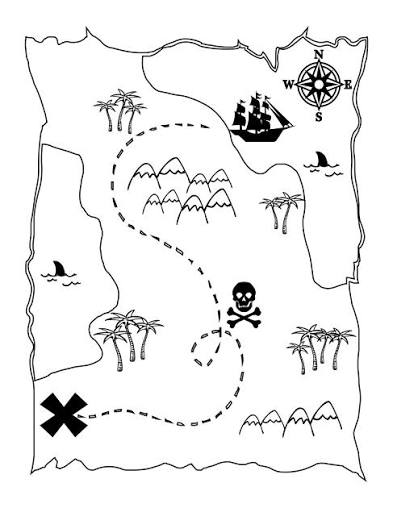
#> input picture Labs/Lab3/map.jpg, 393 x 508 px
$ python task4.py
#> lines starting #> are read from the running program, lines starting #| are printed output that depends on the picture
import cv2
import numpy as np
import matplotlib.pyplot as plt

image = cv2.imread("map.jpg")
#> image is the input picture: shape (508, 393, 3); min 0, max 255, mean 238.7

if image is None:
    print("Error: map.jpg not found")
else:
    height, width = image.shape[:2]
#> height = 508; width = 393

    # ---------- Step 1: prove a 2x2 cannot translate ----------
    A = np.float32([
        [1, 0],
        [0, 1]
    ])
    origin = np.float32([0, 0])
    print("2x2 matrix times the origin:", A.dot(origin))
    print("-> always (0,0), so translation is impossible with 2x2\n")

    # ---------- Step 2: how far to slide ----------
    tx = 150   # X is 150 px to the left, so push right
    ty = 80    # X is 80 px up, so push down

    # ---------- Step 3: upgrade to a 3x3 homogeneous matrix ----------
    H = np.float32([
        [1, 0, tx],
        [0, 1, ty],
        [0, 0, 1]
    ])
    print("3x3 translation matrix:\n", H)

    # ---------- Step 4: check it on a sample point ----------
    point = np.float32([100, 100, 1])   # the dummy 1 makes this work
    print("\nPoint (100,100) moves to:", H.dot(point)[:2])

    # ---------- Step 5: warpAffine only needs the top two rows ----------
    M = H[:2, :]
    print("\nSliced 2x3 matrix for warpAffine:\n", M)

    translated = cv2.warpAffine(image, M, (width, height))
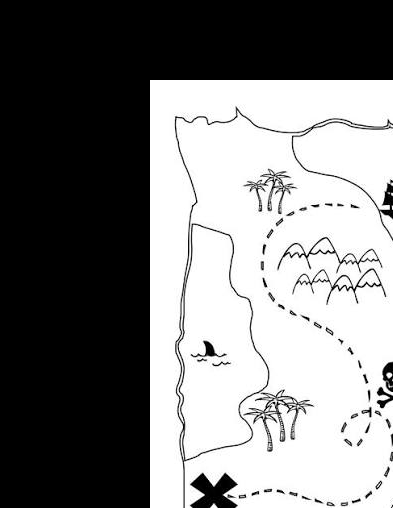
#> translated: shape (508, 393, 3); min 0, max 255, mean 124.6

    plt.figure(figsize=(12, 5))

    plt.subplot(1, 2, 1)
    plt.imshow(cv2.cvtColor(image, cv2.COLOR_BGR2RGB))
    plt.title("Before: Misaligned Map")
    plt.axis("off")

    plt.subplot(1, 2, 2)
    plt.imshow(cv2.cvtColor(translated, cv2.COLOR_BGR2RGB))
    plt.title("After: Translation (150, 80)")
    plt.axis("off")

    plt.tight_layout()
    plt.show()
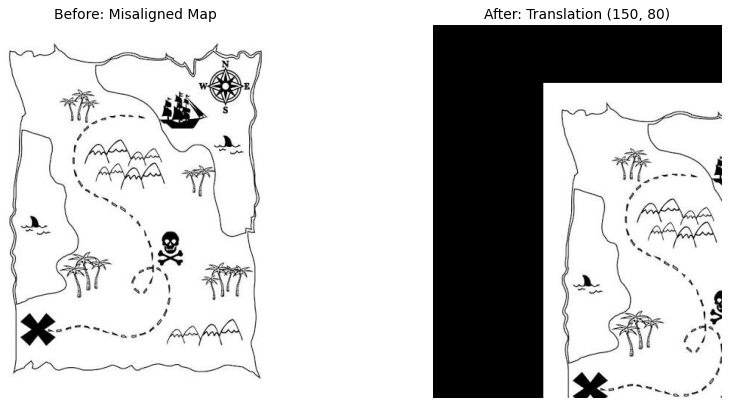
#> figure drawn by matplotlib, 2 panels

$ run again, with Labs/Lab3/blueprint.jpg copied over Labs/Lab3/map.jpg
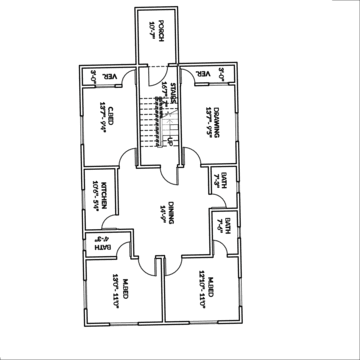
#> input picture Labs/Lab3/blueprint.jpg, 360 x 360 px
#> image is the input picture: shape (360, 360, 3); mean B, G, R 243.2, 243.2, 243.2
#> `translated = cv2.warpAffine(image, M, (width, height))`:
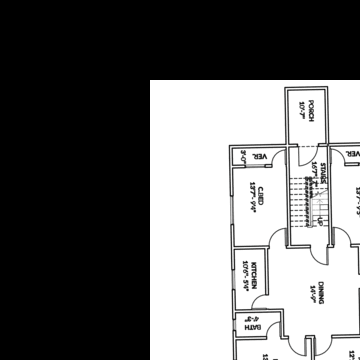
#> translated: shape (360, 360, 3); mean B, G, R 108.1, 108.1, 108
#> `plt.show()`:
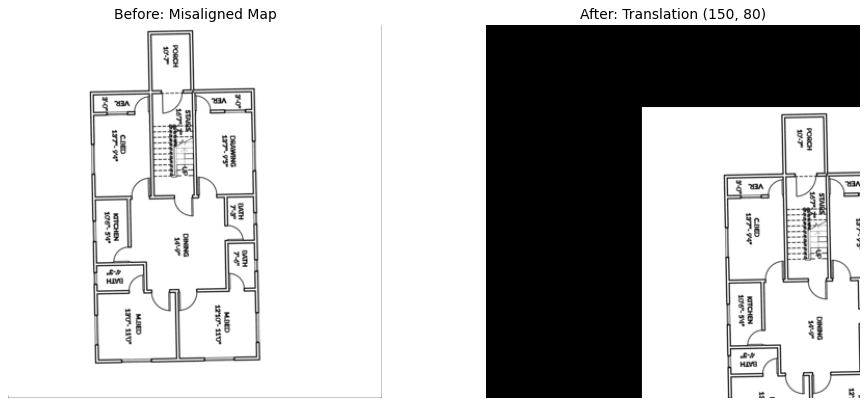
#> figure drawn by matplotlib, 2 panels
